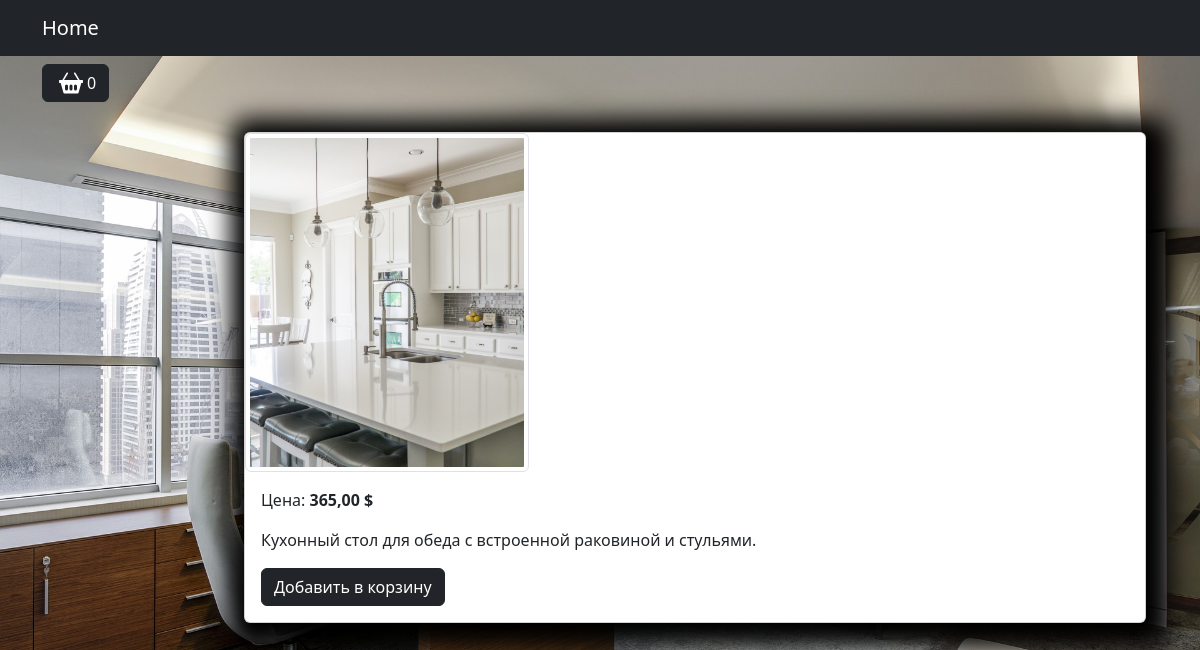
Page /product/kuhonnyj-stol-s-rakovinoj/ on the committed database.
### apps/goods/models.py (models this page shows, shortened)
class Product(models.Model):
    title = models.CharField(max_length=150, unique=True, verbose_name='Название')
    slug = models.SlugField(max_length=200, unique=True, blank=True, null=True, verbose_name='URL')
    description = models.TextField(blank=True, null=True, verbose_name='Описание')
    image = models.ImageField(upload_to='goods_images', blank=True, null=True, verbose_name='Изображение')
    price = models.DecimalField(default=0.00, max_digits=7, decimal_places=2, verbose_name='Цена')
    quantity = models.PositiveIntegerField(default=0, verbose_name='Количество')
    class Meta:
        verbose_name = 'Продукт'
        verbose_name_plural = 'Продукты'
        ordering = ("id",)

### apps/goods/views.py (the view)
# urls.py: path('product/<slug:slug>/', product, name='product'),
def product(request, slug):
    product = Product.objects.get(slug=slug)
    context = {
        'title': 'Тестовый магазин',
        "product": product,
        "STRIPE_PUBLIC_KEY": settings.STRIPE_PUBLIC_KEY
    }
    return render(request, "goods/product.html", context=context)

### apps/carts/models.py (called while the page is built)
    def total_price(self):
        return sum(cart.products_price() for cart in self)

    def total_quantity(self):
        if self:
            return sum(cart.quantity for cart in self)
        return 0

### apps/carts/templatetags/carts_tags.py (called while the page is built)
@register.simple_tag()
def user_cart(request: WSGIRequest):
    return get_user_carts(request)

### apps/carts/utils.py (called while the page is built)
def get_user_carts(request: WSGIRequest):
    if not request.session.session_key:
        request.session.create()
    return Cart.objects.filter(session_key=request.session.session_key).select_related('product')

### apps/goods/templates/goods/product.html (shortened to what this page needs)
{% extends "base.html" %}
{% load static %}
{% block modal_cart %}
	{% include 'includes/cart_button.html' %}
{% endblock %}
{% block content %}
<div class="container mt-5">
    <div class="card mb-4 custom-shadow">
        <div class="row">
            <div class="col-md-4">
                <img src="{{ product.image.url }}"
                    class="img-thumbnail" data-bs-toggle="modal" data-bs-target="#imageModal1">
            </div>
        </div>
        <div class="card-body">
            <p class="card-text">Цена: <strong>{{ product.price }} $</strong></p>
            <p class="card-text">{{ product.description }}</p>
            <a href="{% url 'carts:cart_add' %}" class="btn btn-dark add-to-cart"
            data-product-id="{{ product.id }}">
                Добавить в корзину
            </a>
        </div>
    </div>
</div>
{% endblock  %}

### apps/static/deps/css/my_css.css (style rules this page uses)
body { background-image: url("../images/bg-image.jpg"); background-repeat: no-repeat; background-attachment: fixed; background-position: center center; background-size: cover; height: 100%; }
.custom-shadow { box-shadow: 5px 5px 25px 19px #000000; }

### rows in the picture
Product: image (picture), price "365,00", description "Кухонный стол для обеда с встроенной раковиной и стульями."

### other values in the picture
{{ carts.total_quantity }} "0"
